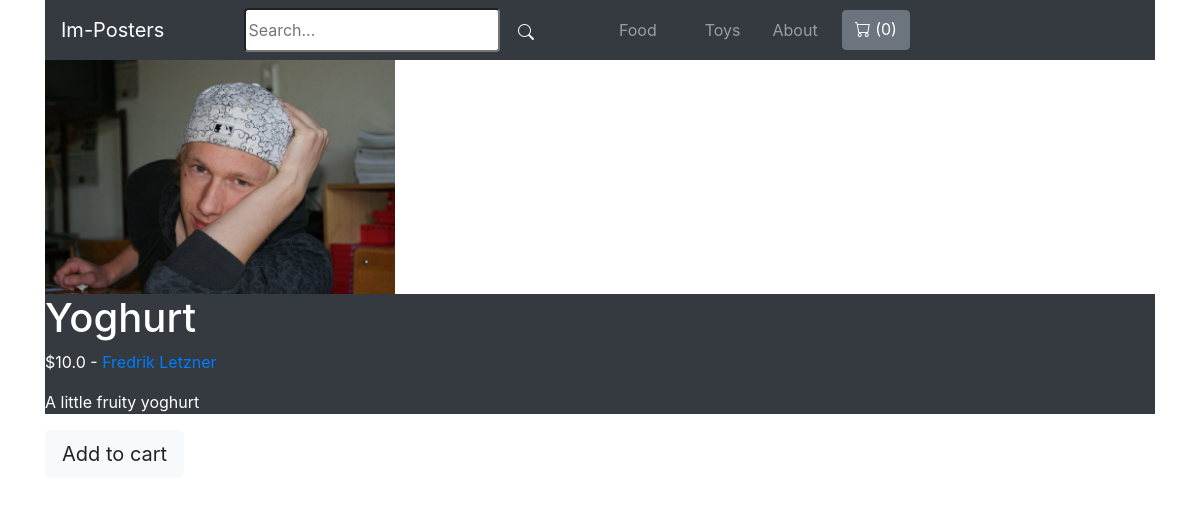
The page /food/yoghurt/ on the database its author committed.
### store/models.py (models this page shows, shortened)
class Category(models.Model):
    title = models.CharField(max_length=50)
    slug = models.SlugField(max_length=50)
    class Meta:
        verbose_name_plural = 'Categories'

class Product(models.Model):
    DRAFT = 'draft'
    WAITING_APPROVAL = 'waitingapproval'
    ACTIVE = 'active'
    DELETED = 'deleted'
    STATUS_CHOICES = (
        (DRAFT, 'Draft'),
        (WAITING_APPROVAL, 'Waiting approval'),
        (ACTIVE, 'Active'),
        (DELETED, 'Deleted'),
    )
    user = models.ForeignKey(User, related_name='products', on_delete=models.CASCADE)
    category = models.ForeignKey(Category, related_name='products', on_delete=models.CASCADE)
    title = models.CharField(max_length=50)
    slug = models.SlugField(max_length=50)
    description = models.TextField(blank=True)
    price = models.IntegerField()
    image = models.ImageField(upload_to='uploads/product_images', blank=True, null=True)
    thumbnail = models.ImageField(upload_to='uploads/product_images/thumbnail', blank=True, null=True)
    created_at = models.DateTimeField(auto_now_add=True)
    updated_at = models.DateTimeField(auto_now=True)
    status = models.CharField(max_length=50, choices=STATUS_CHOICES, default=ACTIVE)
    class Meta:
        ordering = ('-created_at',)
    def get_display_price(self):
        return self.price / 100

### store/views.py (the view)
def product_detail(request, category_slug, slug):
    product = get_object_or_404(Product, slug=slug, status=Product.ACTIVE)
    return render(request, 'store/product_detail.html', {
        'product': product
    })

### store/cart.py (called while the page is built)
    def __len__(self):
        return sum(item['quantity'] for item in self.cart.values())

### store/context_processors.py (called while the page is built)
def cart(request):
    return {'cart': Cart(request)}

### store/templatetags/menu.py (called while the page is built)
@register.inclusion_tag('core/menu.html')
def menu():
    categories = Category.objects.all()
    return {'categories': categories}

### store/templates/store/product_detail.html (shortened to what this page needs)
{% extends 'core/base.html' %}
{% block content %}
    {% if product.image %}
    <div class="container">
        <div class="row">
            <div class="col-md-4">
                <img src="{{ product.image.url }}" class="img-fluid" alt="Image of {{ product.title }}">
            </div>
        </div>
    {% endif %}
        <div class="bg-dark">
            <h1 class="text-white"> {{ product.title }} </h1>
            <p class="text-white">
                ${{ product.get_display_price }}
                -
                <a href="{% url 'vendor_detail' product.user.id %}"> {% firstof product.user.get_full_name product.user.username %}</a>
            </p>
            {% if product.description %}
                <p class="text-white">
                    {{ product.description }}
                </p>
            {% endif %}
        </div>
        <a href="{% url 'add_to_cart' product.id %}" class="btn btn-light btn-lg">Add to cart</a>
    </div>
{% endblock %}

### core/templates/core/menu.html
{% for category in categories %}
<a class="nav-link mx-3" href="{% url 'category_detail' category.slug %}">{{ category.title }}</a>
{% endfor %}
<a class="nav-link" href="{% url 'about' %}">About</a>

### rows shown on the page
Category: title "Food"
Category: title "Toys"
Product: image (picture), title "Yoghurt", get_display_price "10.0", user.last_name "Fredrik Letzner", description "A little fruity yoghurt"

### other values the page prints
{{ cart|length }} "0"
